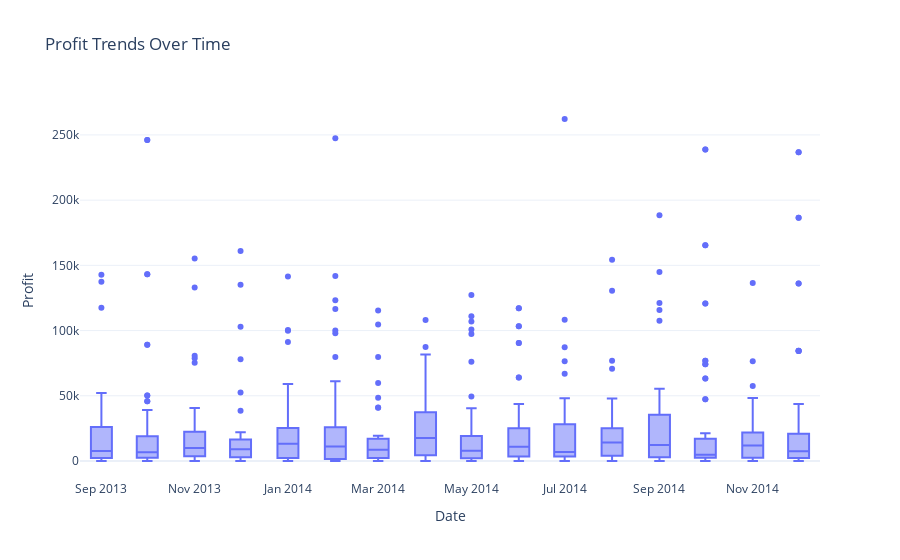

This figure's notebook cell:
### Code cell
# Creating a Plotly box plot
fig = px.box(df, x='Date', y='Profit', 
             title='Profit Trends Over Time', 
             labels={'Date': 'Date', 'Profit': 'Profit'})

# Updating layout for better presentation
fig.update_layout(
    xaxis_title='Date',
    yaxis_title='Profit',
    template='plotly_white'
)

# Display the plot
fig.show()

### Figure 1 — Plotly figure (JSON) as saved in the notebook; plotly's stock layout.template omitted (floating-point values rounded to 4 significant figures; data arrays with more than 128 entries replaced by an {"elided": "..."} marker saying what was removed)
{"data": [{"alignmentgroup": "True", "hovertemplate": "Date=%{x}<br>Profit=%{y}<extra></extra>", "legendgroup": "", "marker": {"color": "#636efa"}, "name": "", "notched": false, "offsetgroup": "", "orientation": "v", "showlegend": false, "type": "box", "x": {"elided": "700 str values"}, "x0": " ", "xaxis": "x", "y": {"elided": "700 float values"}, "y0": " ", "yaxis": "y"}], "layout": {"boxmode": "group", "legend": {"tracegroupgap": 0}, "title": {"text": "Profit Trends Over Time"}, "xaxis": {"anchor": "y", "domain": [0, 1], "title": {"text": "Date"}}, "yaxis": {"anchor": "x", "domain": [0, 1], "title": {"text": "Profit"}}}}
